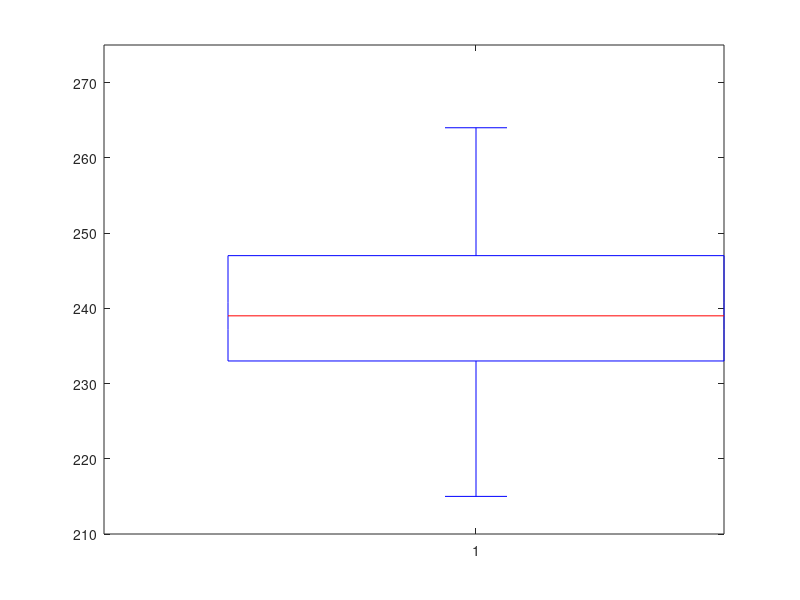

Write MATLAB code to recreate this figure. (Note: this script raises an error after producing the figure.)

% Simulation
tic 

N = 150;
L = 1000;
Vmin = 1;
Vmax = 2;
Ts = 86400;

X=cell(1,N);
T=cell(1,N);
V=cell(1,N);


for n = [1:N]

    Mn = [unifrnd(0,L), unifrnd(0,L)];
    Tn=[0];
    Vn=[unifrnd(Vmin,Vmax)];
    Xn = [Mn, Tn];


    while Tn<Ts
        M = [unifrnd(0,L), unifrnd(0,L)];
        Xn=[Xn; M, Tn(end)+norm(M-Mn)/Vn(end)];
        Tn=[Tn; Tn(end)+norm(M-Mn)/Vn(end)];
        Vn=[Vn; unifrnd(Vmin,Vmax)];
        Mn=M;
    end
    
    X{1,n} = Xn;
    T{1,n} = Tn;
    V{1,n} = Vn;
end 

toc

% 1. computes and displays the mean, the minimum and the maximum number of waypoints reached by the 
% different mobiles for only one simulation run

sizesX = [];

for n = [1:N]
    sizesX = [sizesX, length(X{1,n}(:,1))];
end

figure(1)
boxplot(sizesX);
hold on
ylim([210 275]);
scatter(1,min(sizesX),'d', 'filled','b');
scatter(1,max(sizesX),'d','filled','r');


% 2. displays the trajectory and waypoints of one user; of 5 users.
figure(2)
subplot(2,1,1)
plot(X{1,1}(:,1),X{1,1}(:,2),'-')
title("Course of one user")

subplot(2,1,2)
plot(X{1,1}(:,1),X{1,1}(:,2),'.')
title("Waypoints of one user")


figure(3)
subplot(2,1,1)
hold on
plot(X{1,30}(:,1),X{1,30}(:,2),'-')
plot(X{1,60}(:,1),X{1,60}(:,2),'-')
plot(X{1,90}(:,1),X{1,90}(:,2),'-')
plot(X{1,120}(:,1),X{1,120}(:,2),'-')
plot(X{1,150}(:,1),X{1,150}(:,2),'-')
title("Course of 5 users")
hold off
subplot(2,1,2)
hold on
plot(X{1,30}(:,1),X{1,30}(:,2),'.')
plot(X{1,60}(:,1),X{1,60}(:,2),'.')
plot(X{1,90}(:,1),X{1,90}(:,2),'.')
plot(X{1,120}(:,1),X{1,120}(:,2),'.')
plot(X{1,150}(:,1),X{1,150}(:,2),'.')
title("Waypoints of 5 users")
hold off
